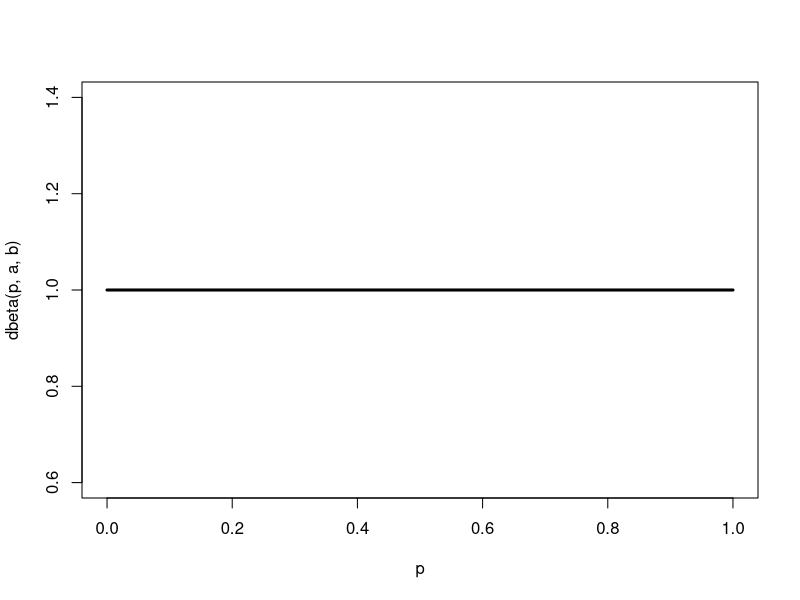
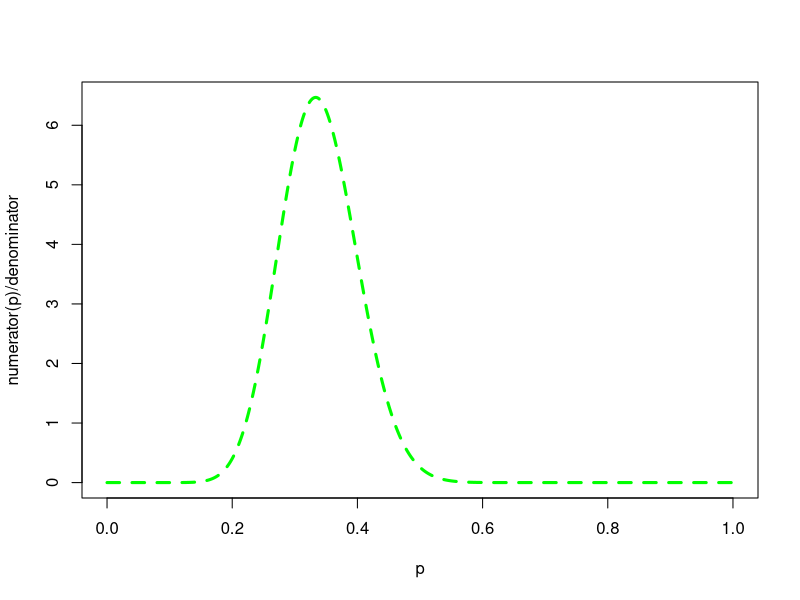
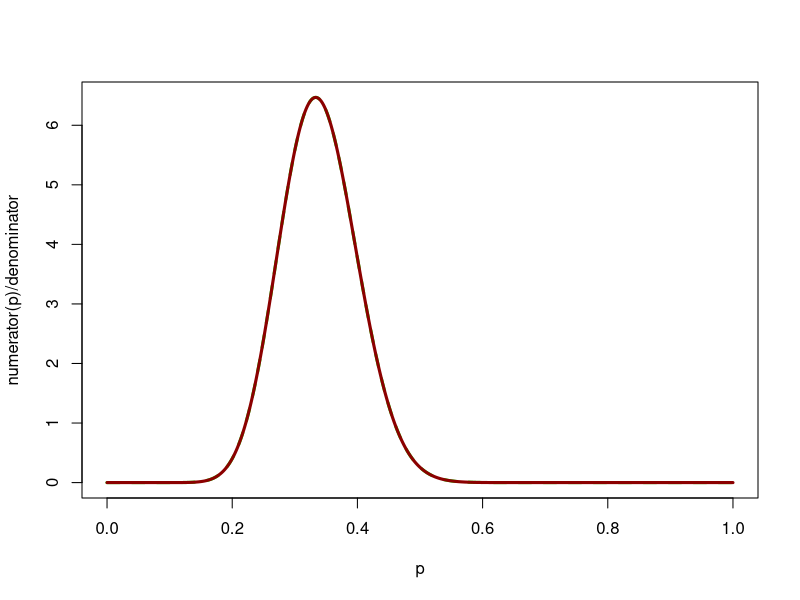
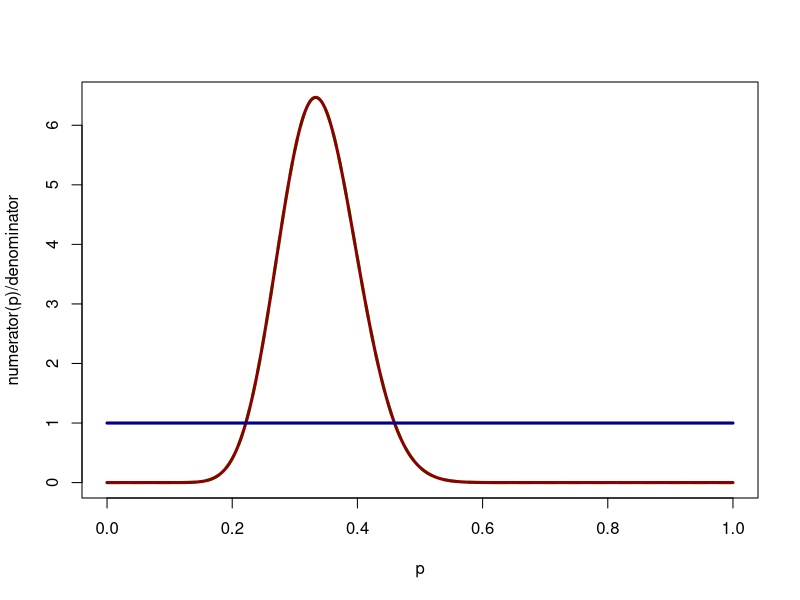

Write the R code that produced these figures, in order. (Note: this script raises an error after producing the figures.)
## ---- chunk 1
knitr::opts_chunk$set(cache = FALSE, 
                      echo = TRUE, 
                      message = FALSE, 
                      warning = FALSE,
                      fig.height=6, 
                      fig.width = 1.777777*6,
                      tidy = FALSE, 
                      comment = NA, 
                      highlight = TRUE, 
                      prompt = FALSE, 
                      crop = TRUE,
                      comment = "#>",
                      collapse = TRUE)
knitr::opts_knit$set(width = 60)
library(tidyverse)
library(reshape2)
theme_set(theme_light(base_size = 16))
make_latex_decorator <- function(output, otherwise) {
  function() {
      if (knitr:::is_latex_output()) output else otherwise
  }
}
insert_pause <- make_latex_decorator(". . .", "\n")
insert_slide_break <- make_latex_decorator("----", "\n")
insert_inc_bullet <- make_latex_decorator("> *", "*")
insert_html_math <- make_latex_decorator("", "$$")
## ---- chunk 2
y <- 19 # nb of success
n <- 57 # nb of attempts
## ---- chunk 3
a <- 1; b <- 1; p <- seq(0,1,.002)
plot(p, dbeta(p,a,b), type='l', lwd=3)
## ---- chunk 4
numerator <- function(p) dbinom(y,n,p)*dbeta(p,a,b)
## ---- chunk 5
denominator <- integrate(numerator,0,1)$value
## ---- chunk 6
plot(p, numerator(p)/denominator,type="l", lwd=3, col="green", lty=2)
## ---- chunk 7
plot(p, numerator(p)/denominator,type="l", lwd=3, col="green", lty=2)
lines(p, dbeta(p,y+a,n-y+b), col='darkred', lwd=3)
## ---- chunk 8
plot(p, numerator(p)/denominator,type="l", lwd=3, col="green", lty=2)
lines(p, dbeta(p,y+a,n-y+b), col='darkred', lwd=3)
lines(p, dbeta(p,a,b), col='darkblue', lwd=3)
## ---- chunk 9
knitr::include_graphics('img/metropolis.png')   
## ---- chunk 10
knitr::include_graphics('img/maniac.png')   
## ---- chunk 11
# deer data, 19 "success" out of 57 "attempts"
survived <- 19
released <- 57

# log-likelihood function
loglikelihood <- function(x, p){
  dbinom(x = x, size = released, prob = p, log = TRUE)
}

# prior density
logprior <- function(p){
  dunif(x = p, min = 0, max = 1, log = TRUE)
}
## ---- chunk 12
# posterior density function (log scale)
posterior <- function(x, p){
  loglikelihood(x, p) + logprior(p) # - log(Pr(data))
}
## ---- chunk 13
# propose candidate value
move <- function(x, away = .2){ 
  logitx <- log(x / (1 - x))
  logit_candidate <- logitx + rnorm(1, 0, away)
  candidate <- plogis(logit_candidate)
  return(candidate)
}

# set up the scene
steps <- 100
theta.post <- rep(NA, steps)
set.seed(1234)
## ---- chunk 14
# pick starting value (step 1)
inits <- 0.5
theta.post[1] <- inits
## ---- chunk 15
for (t in 2:steps){ # repeat steps 2-4 (step 5)
  
  # propose candidate value for prob of success (step 2)
  theta_star <- move(theta.post[t-1])
  
  # calculate ratio R (step 3)
  pstar <- posterior(survived, p = theta_star)  
  pprev <- posterior(survived, p = theta.post[t-1])
  logR <- pstar - pprev
  R <- exp(logR)
  
  # decide to accept candidate value or to keep current value (step 4)
  accept <- rbinom(1, 1, prob = min(R, 1))
  theta.post[t] <- ifelse(accept == 1, theta_star, theta.post[t-1])
}
## ---- chunk 16
head(theta.post)
tail(theta.post)
## ---- chunk 17
plot(x = 1:steps, 
     y = theta.post, 
     type = "l", 
     xlab = "iterations", 
     ylab = "values from posterior distribution",
     lwd = 2,
     ylim = c(0.1, 0.6))
## ---- chunk 18
plot(x = 1:steps, 
     y = theta.post, 
     type = "l", 
     xlab = "iterations", 
     ylab = "values from posterior distribution",
     lwd = 2,
     ylim = c(0.1,0.6))

# pick starting value (step 1)
inits <- 0.2
theta.post2 <- rep(NA, steps)
theta.post2[1] <- inits

for (t in 2:steps){ # repeat steps 2-4 (step 5)
  # propose candidate value for prob of success (step 2)
  theta_star <- move(theta.post2[t-1])
  # calculate ratio R (step 3)
  pstar <- posterior(survived, p = theta_star)  
  pprev <- posterior(survived, p = theta.post[t-1])
  logR <- pstar - pprev
  R <- exp(logR)
  
  # decide to accept candidate value or to keep current value (step 4)
  accept <- rbinom(1, 1, prob = min(R, 1))
  theta.post2[t] <- ifelse(accept == 1, theta_star, theta.post2[t-1])
}
lines(x = 1:steps, 
     y = theta.post2, 
     lwd = 2,
     col = "blue")

## ---- chunk 19
plot(x = 1:steps, 
     y = theta.post, 
     type = "l", 
     xlab = "iterations", 
     ylab = "values from posterior distribution",
     lwd = 2,
     ylim = c(0.1,0.6))

lines(x = 1:steps, 
     y = theta.post2, 
     lwd = 2,
     col = "blue")
## ---- chunk 20
# set up the scene
steps <- 5000
theta.post <- rep(NA, steps)
set.seed(1234)

# pick starting value (step 1)
inits <- 0.5
theta.post[1] <- inits

for (t in 2:steps){ # repeat steps 2-4 (step 5)
  
  # propose candidate value for prob of success (step 2)
  theta_star <- move(theta.post[t-1])
  
  # calculate ratio R (step 3)
  pstar <- posterior(survived, p = theta_star)  
  pprev <- posterior(survived, p = theta.post[t-1])
  logR <- pstar - pprev
  R <- exp(logR)
  
  # decide to accept candidate value or to keep current value (step 4)
  accept <- rbinom(1, 1, prob = min(R, 1))
  theta.post[t] <- ifelse(accept == 1, theta_star, theta.post[t-1])
}

plot(x = 1:steps, 
     y = theta.post, 
     type = "l", 
     xlab = "iterations", 
     ylab = "values from posterior distribution",
     lwd = 2,
     ylim = c(0.1, 0.6))

abline(h = mean(theta.post), col = "blue", lwd = 2)
text(3700, 0.57, "posterior mean", col = "blue", adj = c(-.1, -.1))
abline(h = 19/57, col = "red", lwd = 2)
text(3700, 0.55, "max lik estimate", col = "red", adj = c(-.1, -.1))
